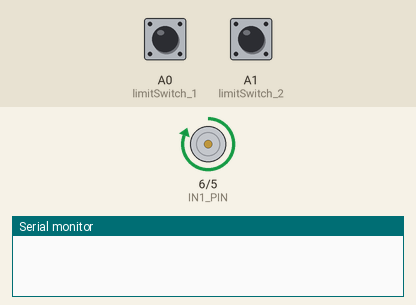
Simulated run of this sketch. Board: Arduino Uno, built with avr-gcc and run on an emulated ATmega328P. Parts: motor-driver pin pairs drawn as motors (green arrow = first pin HIGH = forward, orange = second pin HIGH = backward, longer = more drive, scaled by the enable pin), the last lines printed to the serial monitor. The inputs (shaded band) are chosen by the test bench; at power-on: A0 (limitSwitch_1) HIGH, A1 (limitSwitch_2) HIGH.

Above: at 1.2 s.
1.3 s: A0 (limitSwitch_1) pulled LOW for 0.15 s
At 1.8 s:
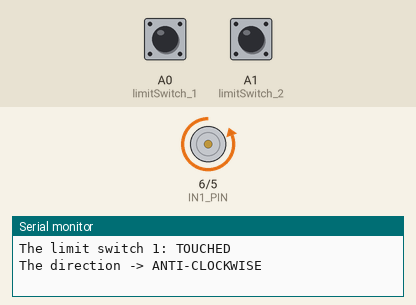
2.9 s: A1 (limitSwitch_2) pulled LOW for 0.15 s
At 4.1 s:
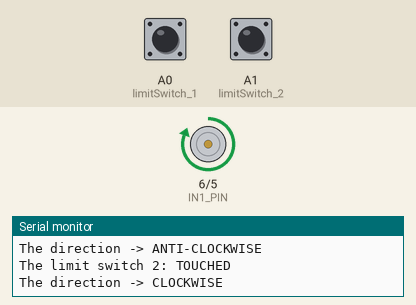
4.5 s: A1 (limitSwitch_2) pulled LOW for 1 s
At 5.4 s:
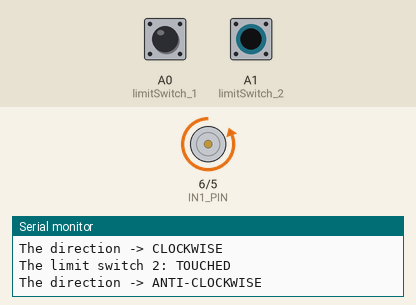
7.0 s: A1 (limitSwitch_2) pulled LOW for 3.2 s
At 7.3 s:
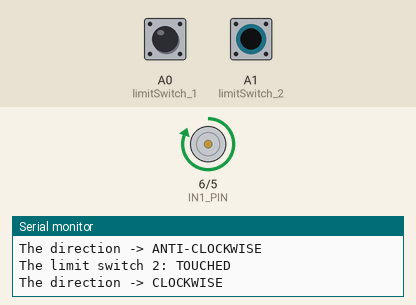
Timing chart, 0 to 10.0 s (numbered marks = the images above; inputs shaded):
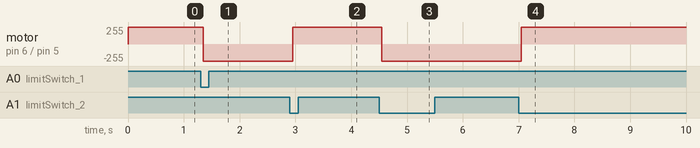

Measured:
- after the input at 1.3 s, motor on pin 6 (IN1_PIN) / pin 5 (IN2_PIN): forward 255/255 → backward 255/255 after 0.05 s
- after the input at 2.9 s, motor on pin 6 (IN1_PIN) / pin 5 (IN2_PIN): backward 255/255 → forward 255/255 after 0.05 s
- after the input at 4.5 s, motor on pin 6 (IN1_PIN) / pin 5 (IN2_PIN): forward 255/255 → backward 255/255 after 0.05 s
- after the input at 7.0 s, motor on pin 6 (IN1_PIN) / pin 5 (IN2_PIN): backward 255/255 → forward 255/255 after 0.05 s

The sketch:

DCMotorControlCode-02-07.ino
```cpp
#include <ezButton.h>

#define DIRECTION_CCW -1
#define DIRECTION_CW 1

#define ENA_PIN 7  // The Arduino pin connected to the EN1 pin L298N
#define IN1_PIN 6  // The Arduino pin connected to the IN1 pin L298N
#define IN2_PIN 5  // The Arduino pin connected to the IN2 pin L298N

ezButton limitSwitch_1(A0);  // create ezButton object that attach to pin A0
ezButton limitSwitch_2(A1);  // create ezButton object that attach to pin A1

int direction = DIRECTION_CW;
int prev_direction = DIRECTION_CW;

void setup() {
  Serial.begin(9600);

  limitSwitch_1.setDebounceTime(50);  // set debounce time to 50 milliseconds
  limitSwitch_2.setDebounceTime(50);  // set debounce time to 50 milliseconds

  // initialize digital pins as outputs.
  pinMode(ENA_PIN, OUTPUT);
  pinMode(IN1_PIN, OUTPUT);
  pinMode(IN2_PIN, OUTPUT);

  digitalWrite(ENA_PIN, HIGH);  // max speed
  digitalWrite(IN1_PIN, HIGH);  // control motor A spins clockwise
  digitalWrite(IN2_PIN, LOW);   // control motor A spins clockwise
}

void loop() {
  limitSwitch_1.loop();  // MUST call the loop() function first
  limitSwitch_2.loop();  // MUST call the loop() function first

  if (limitSwitch_1.isPressed()) {
    direction *= -1;  // change direction
    Serial.println(F("The limit switch 1: TOUCHED"));
  }

  if (limitSwitch_2.isPressed()) {
    direction *= -1;  // change direction
    Serial.println(F("The limit switch 2: TOUCHED"));
  }

  if (prev_direction != direction) {
    Serial.print(F("The direction -> "));
    if (direction == DIRECTION_CW) {
      Serial.println(F("CLOCKWISE"));
      digitalWrite(IN1_PIN, HIGH);  // control motor A spins clockwise
      digitalWrite(IN2_PIN, LOW);   // control motor A spins clockwise

    } else {
      Serial.println(F("ANTI-CLOCKWISE"));
      digitalWrite(IN1_PIN, LOW);   // control motor A spins anti-clockwise
      digitalWrite(IN2_PIN, HIGH);  // control motor A spins anti-clockwise

    }

    prev_direction = direction;
  }
}
```
